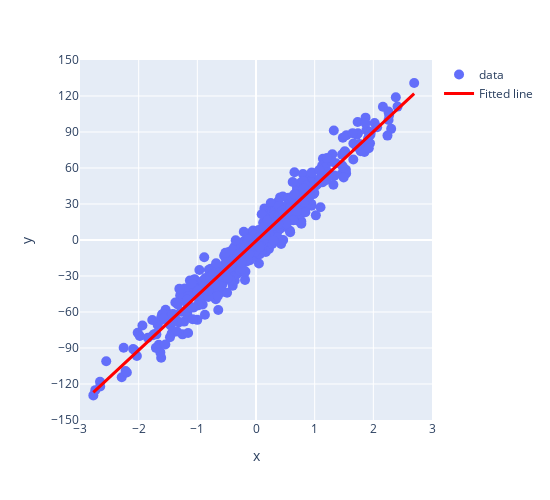

The notebook cell saved with this chart:
### Markdown cell above
We can fit a simple linear regression to this data using sklearn:

### Code cell
sk_model = LinearRegression().fit(X, y)
plot_regression(X, y, sk_model.predict(X))

### Figure 1 — Plotly figure (JSON) as saved in the notebook; plotly's stock layout.template omitted (floating-point values rounded to 4 significant figures; data arrays with more than 128 entries replaced by an {"elided": "..."} marker saying what was removed)
{"data": [{"marker": {"size": 10}, "mode": "markers", "name": "data", "type": "scatter", "x": {"elided": "500 float values"}, "y": {"elided": "500 float values"}}, {"line": {"color": "red", "width": 3}, "mode": "lines", "name": "Fitted line", "type": "scatter", "x": {"elided": "500 float values"}, "y": {"elided": "500 float values"}}], "layout": {"height": 500, "margin": {"t": 60}, "title": {"x": 0.46, "y": 0.93}, "width": 550, "xaxis": {"dtick": 1, "range": [-3, 3], "tick0": -3, "title": {"text": "x"}}, "yaxis": {"dtick": 30, "range": [-150, 150], "tick0": -150, "title": {"text": "y"}}}}
